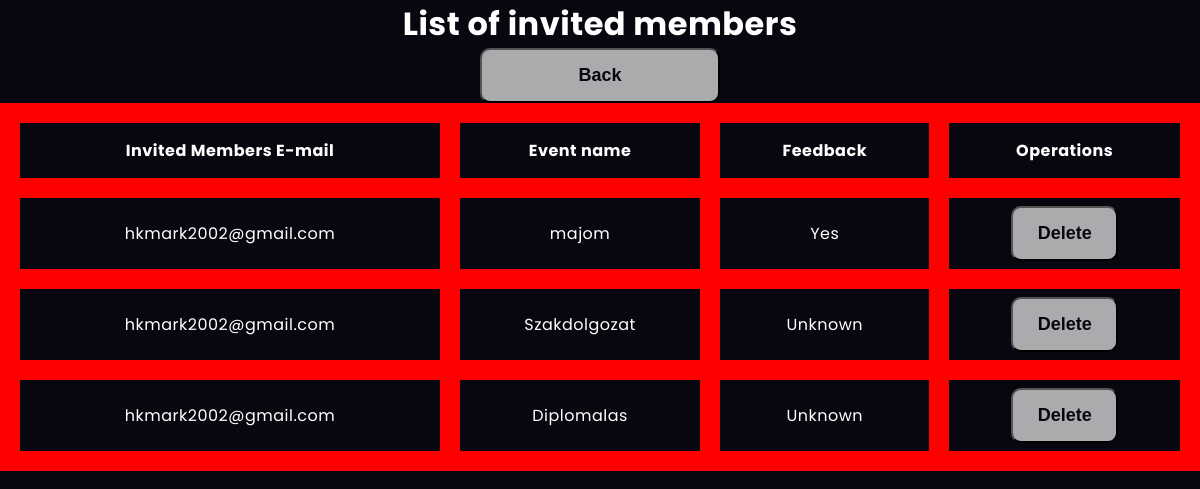
Page /invitelist.php (signed in) on the committed database.
### tables this page shows
CREATE TABLE `guests` (
  `guest_token` int(11) NOT NULL,
  `event_id` int(11) DEFAULT NULL,
  `invited_token` int(11) DEFAULT NULL,
  `bring_gift` tinyint(1) NOT NULL DEFAULT 0,
  `feedback` tinyint(3) NOT NULL DEFAULT 0
);

CREATE TABLE `invited` (
  `invited_token` int(11) NOT NULL,
  `invited_mail` varchar(255) NOT NULL,
  `user_id` int(11) NOT NULL,
  `event_id` int(11) NOT NULL
);

CREATE TABLE `events` (
  `event_id` int(11) NOT NULL,
  `event_name` varchar(255) NOT NULL,
  `event_date` date NOT NULL,
  `event_location` varchar(255) NOT NULL,
  `event_price` int(11) NOT NULL,
  `user_id` int(11) NOT NULL
);

### invitelist.php (the view, shortened to what this page needs)
<?php
include("db_config.php");
$user_id = $_SESSION["user_id"];
$sql = "SELECT invited.invited_token, invited.invited_mail, guests.feedback, events.event_name
        FROM invited
        INNER JOIN events ON invited.event_id = events.event_id
        LEFT JOIN guests ON invited.invited_token = guests.invited_token
        WHERE invited.user_id = '$user_id'";
$result = $connection->query($sql);
function getFeedbackText($feedback) {
  if ($feedback == 1) {
    return "Yes";
  } elseif ($feedback == 2) {
    return "No";
  } elseif ($feedback == 3) {
    return "Maybe";
  } else {
    return "Unknown";
  }
}
?>
<!DOCTYPE html>
<html>
<head>
  <link rel="stylesheet" type="text/css" href="CSS/invitelist.css">
  <link rel="stylesheet" href="https://cdnjs.cloudflare.com/ajax/libs/font-awesome/5.15.4/css/all.min.css">
</head>
<body>
  <h1>List of invited members</h1>
  <button class="buttonhead" type="button" onclick="parent.location='userevents.php'">Back</button>
  <table>
    <thead>
      <tr>
        <th>Invited Members E-mail</th>
        <th>Event name</th>
        <th>Feedback</th>
        <th>Operations</th>
      </tr>
    </thead>
    <tbody>
      <?php while ($row = $result->fetch_assoc()) { ?>
        <tr>
          <td><?php echo $row["invited_mail"]; ?></td>
          <td><?php echo $row["event_name"]; ?></td>
          <td><?php echo getFeedbackText($row["feedback"]); ?></td>
          <td>
            <form action="" method="POST">
              <button type="submit" name="delete_recipient" class="button">Delete</button>
            </form>
          </td>
        </tr>
      <?php } ?>
    </tbody>
  </table>
</body>
</html>

### CSS/invitelist.css (style rules this page uses)
body { background-color: #080710; font-family: 'Poppins',sans-serif; color: #ffffff; letter-spacing: 0.5px; outline: none; border: none; margin: 0; padding: 0; }
h1,h2 { text-align: center; list-style: none; padding: 0; margin: 0; font-family: 'Poppins',sans-serif; color: #ffffff; letter-spacing: 0.5px; outline: none; border: none; }
.button { width: 50%; background-color: #ffffffa8; color: #080710; padding: 15px 0; font-size: 18px; font-weight: 600; border-radius: 5px; cursor: pointer; border-radius: 10px; display: block; margin: 0 auto; }
.buttonhead { width: 20%; background-color: #ffffffa8; color: #080710; padding: 15px 0; font-size: 18px; font-weight: 600; border-radius: 5px; cursor: pointer; border-radius: 10px; display: block; margin: 0 auto; }
table { width: 100%; border-collapse: collapse; }
th { padding: 15px; background-color: #080710; font-family: 'Poppins',sans-serif; text-align: center; color: #ffffff; letter-spacing: 0.5px; outline: none; border: 20px solid #ff0000; }
td { padding: 8px; text-align: center; border-bottom: 20px solid #ff0000; border-left: 20px solid #ff0000; border-right: 20px solid #ff0000; }
form { display: inline; }

### rows in the picture
guests: invited_token.invited_mail "hkmark2002@gmail.com", event.event_name "majom", feedback "Yes"
invited: invited_mail "hkmark2002@gmail.com", event.event_name "Szakdolgozat", feedback "Unknown"
invited: invited_mail "hkmark2002@gmail.com", event.event_name "Diplomalas", feedback "Unknown"
